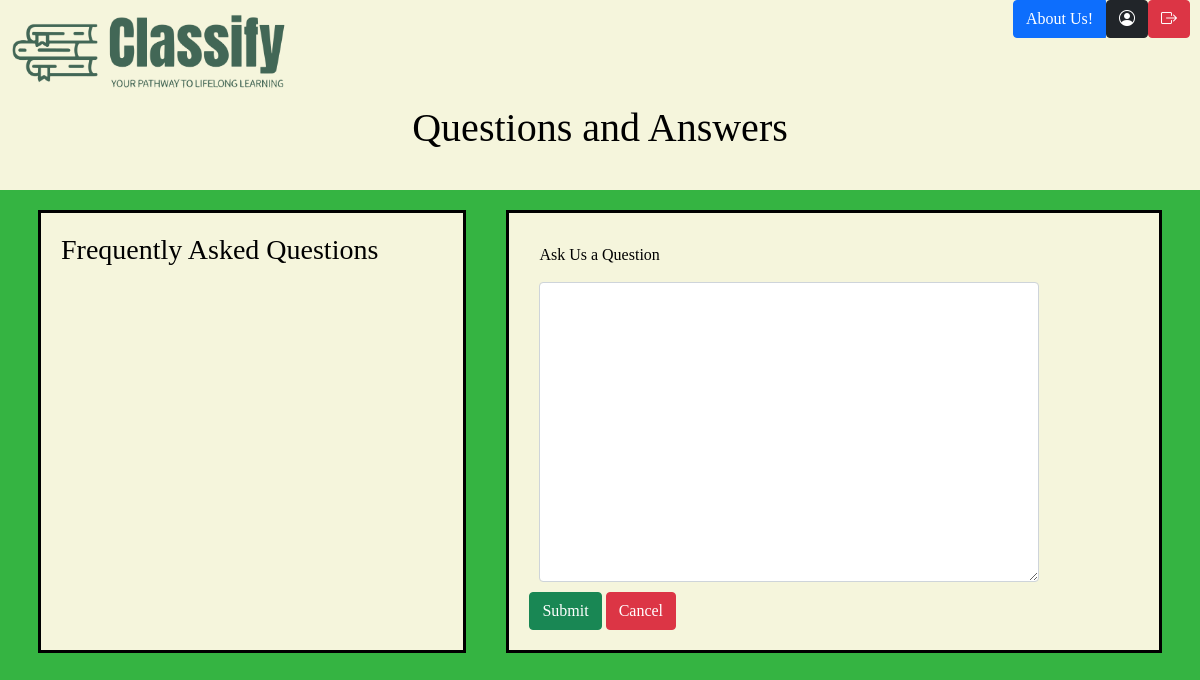
Page /faq-parent on the earlier database version.
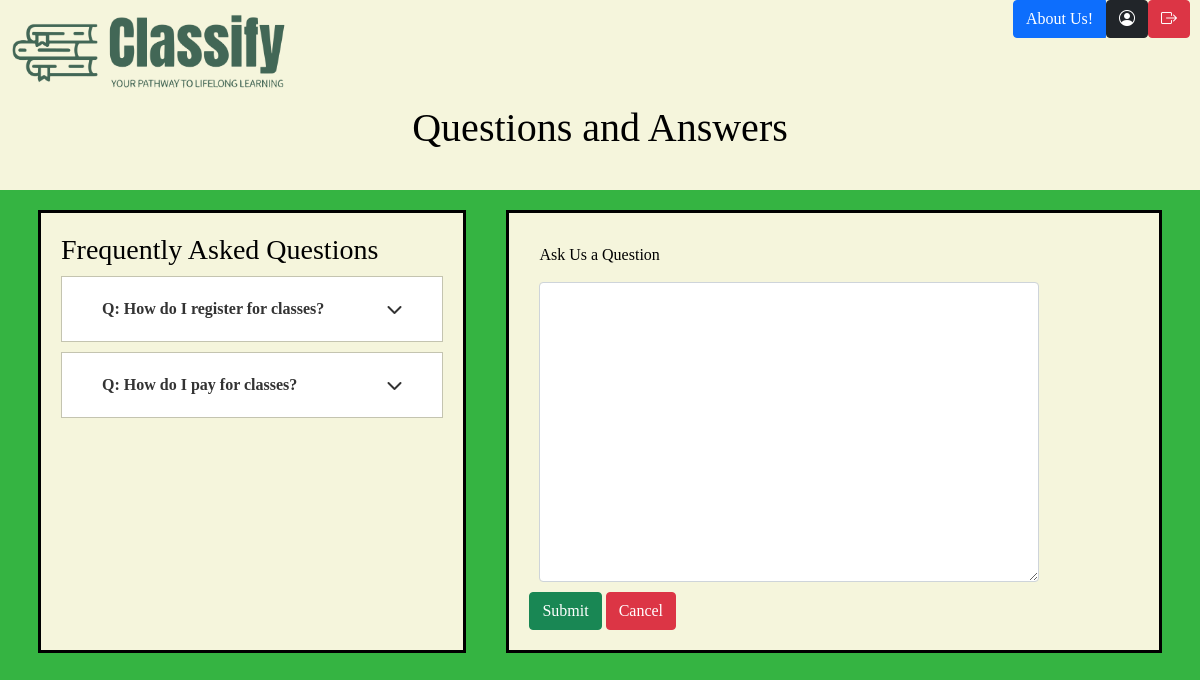
Same page on the later database version.
### app.py (models this page shows, shortened)
class FAQ(db.Model):
    __tablename__ = 'FAQ'
    faqID = db.Column(db.Integer, primary_key=True)
    question = db.Column(db.String(255), nullable=False)
    answer = db.Column(db.String(255), nullable=False)

### app.py (the view)
@app.route('/faq-parent', methods=['GET', 'POST'])
def faqParent():
    faq_entries = FAQ.query.all()
    return render_template('faq-parent.html', faq_entries=faq_entries)

### templates/faq-parent.html (shortened to what this page needs)
<!DOCTYPE html>
<html>
<head>
    <link href="https://cdn.jsdelivr.net/npm/bootstrap@5.0.2/dist/css/bootstrap.min.css" rel="stylesheet">
    <link rel="stylesheet" href="https://cdn.jsdelivr.net/npm/bootstrap-icons@1.5.0/font/bootstrap-icons.css">
    <link rel="stylesheet" href="https://cdnjs.cloudflare.com/ajax/libs/font-awesome/6.2.1/css/all.min.css">
    <link href="../static/css/faq.css" rel="stylesheet">
</head>
<body class="row">
    <header>
        <a href="/parent-home"><img class="logo" src="../static/images/classifylogoside.png"></a>
        <div class="btn-group">
            <a href="/about-us-parent" class="btn btn-primary">About Us!</a>
            <a href="/parent-settings"><button type="button" class="btn btn-dark"><i class="bi-person-circle"></i></button></a>
            <a href="/"><button type="button" class="btn btn-danger"><i class="bi bi-box-arrow-right"></i></button></a>
        </div>
        <h1 class="title">Questions and Answers</h1>
    </header>
    <div class="wrapper FAQ col">
        <h3>Frequently Asked Questions</h3>
        {% for entry in faq_entries %}
        <div class="faq">
            <button class="accordion">
                Q: {{ entry.question }}
                <i class="fa-solid fa-chevron-down"></i>
            </button>
        </div>
        {% endfor %}
    </div>
    <div class="aaq col">
        <div class="form-group">
            <label class="col-md-4 control-label label" for="textarea">Ask Us a Question</label>
            <form action="/submit-question" method="POST">
                <div class="col-md-4">
                    <textarea class="form-control" id="textarea" name="question"></textarea>
                </div>
                <div class="form-group">
                    <div class="col-md-8">
                        <button type="submit" class="btn btn-success">Submit</button>
                        <button type="button" class="btn btn-danger" onclick="clearTextarea()">Cancel</button>
                    </div>
                </div>
            </form>
        </div>
    </div>
</body>
</html>

Differences in the rows shown:
added FAQ: question "How do I register for classes?"
added FAQ: question "How do I pay for classes?"
